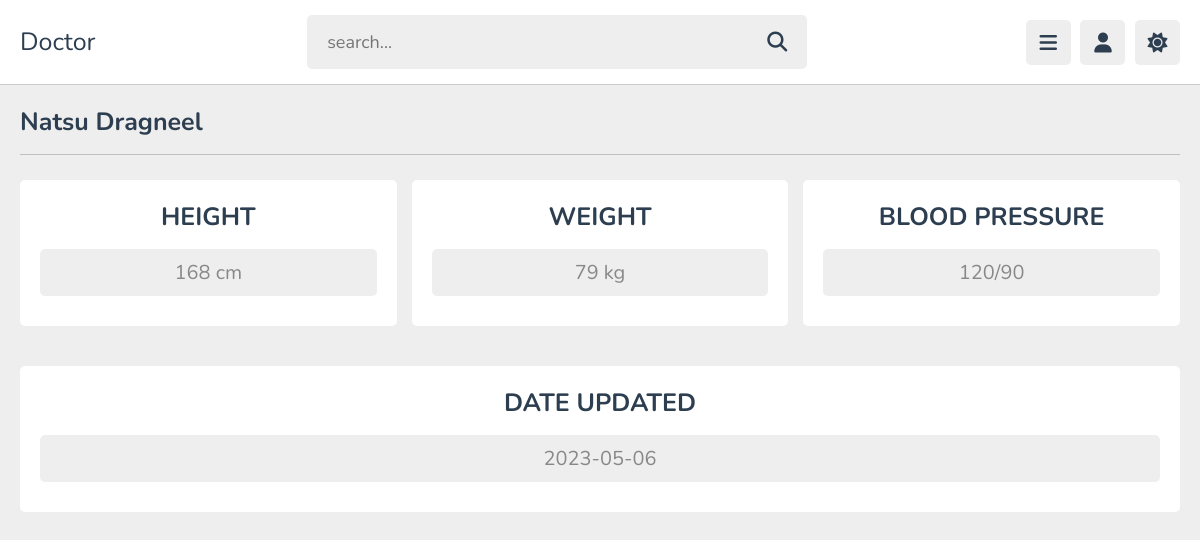
The page /modules_doctor/doctor_users_profile.php?edit=3 (signed in) on the database its author committed.
### tables this page shows
CREATE TABLE IF NOT EXISTS `users` (
  `id` bigint NOT NULL AUTO_INCREMENT,
  `user_id` bigint NOT NULL,
  `type` enum('Citizen') NOT NULL,
  `firstName` varchar(100) NOT NULL,
  `middleName` varchar(255) NOT NULL,
  `middleInitial` varchar(1) NOT NULL,
  `lastName` varchar(100) NOT NULL,
  `suffix` varchar(255) NOT NULL,
  `birthday` date NOT NULL,
  `age` bigint NOT NULL,
  `sex` enum('Male','Female') NOT NULL,
  `familyNumber` varchar(8) NOT NULL,
  `height` bigint NOT NULL,
  `weight` bigint NOT NULL,
  `bp` varchar(8) NOT NULL,
  `updated` date NOT NULL,
  `username` varchar(100) NOT NULL,
  `email` varchar(100) NOT NULL,
  `phoneNumber` bigint NOT NULL,
  `password` varchar(100) NOT NULL,
  `verify_token` varchar(255) NOT NULL,
  `verify_status` tinyint NOT NULL DEFAULT '0' COMMENT '0 = no, 1 = yes',
  `otp` varchar(255) NOT NULL,
  `activation_code` varchar(255) NOT NULL,
  `recovery_time` timestamp NOT NULL ON UPDATE CURRENT_TIMESTAMP,
  PRIMARY KEY (`id`),
  KEY `user_id` (`user_id`),
  KEY `firstName` (`firstName`),
  KEY `lastName` (`lastName`),
  KEY `birthday` (`birthday`),
  KEY `age` (`age`),
  KEY `sex` (`sex`),
  KEY `familyNumber` (`familyNumber`),
  KEY `username` (`username`),
  KEY `email` (`email`),
  KEY `phoneNumber` (`phoneNumber`),
  KEY `height` (`height`),
  KEY `weight` (`weight`),
  KEY `bp` (`bp`),
  KEY `updated` (`updated`),
  KEY `midleName` (`middleName`),
  KEY `middleInitial` (`middleInitial`),
  KEY `suffix` (`suffix`),
  KEY `verify_token` (`verify_token`),
  KEY `verify_status` (`verify_status`)
);

### modules_doctor/doctor_users_profile.php (the view, shortened to what this page needs)
<?php
    include '../components/connection.php';
    $id = $_GET['edit'];
?>
<!DOCTYPE html>
<html lang="en" dir="ltr">
    <head>
        <link rel="stylesheet" href="https://cdnjs.cloudflare.com/ajax/libs/font-awesome/6.1.2/css/all.min.css">
        <link rel="stylesheet" href="../css/inventory.css">
    </head>
    <body>
        <?php
            include '../components/header_doctor.php';
        ?>
        <?php
            $select = mysqli_query($con, "SELECT * FROM users  WHERE id = '$id'");
            while($row = mysqli_fetch_assoc($select)){
        ?>
        <section class="dashboard">
            <h1 class="heading"><?php echo $row['firstName']; ?> <?php echo $row['lastName']; ?></h1>
            <div class="box-container">
                <div class="box">
                    <h3>HEIGHT</h3>
                    <p>
                        <?php
                            if($row['height'] == '0') {
                                echo 'No Recorded Data';
                            }
                            else {
                                echo "$row[height] cm";
                            }
                        ?>
                    </p>
                </div>
                <div class="box">
                    <h3>WEIGHT</h3>
                    <p>
                        <?php
                            if($row['weight'] == '0') {
                                echo 'No Recorded Data';
                            }
                            else {
                                echo "$row[weight] kg";
                            }
                        ?>
                    </p>
                </div>
                <div class="box">
                    <h3>BLOOD PRESSURE</h3>
                    <p>
                        <?php
                            if($row['bp'] == '') {
                                echo 'No Recorded Data';
                            }
                            else {
                                echo $row['bp'];
                            }
                        ?>
                    </p>
                </div>
            </div>
        </section>
        <section class="dashboard">
            <div class="box-container">
                <div class="box">
                    <h3>DATE UPDATED</h3>
                    <p>
                        <?php
                            if($row['updated'] == '0000-00-00') {
                                echo 'No Recorded Data';
                            }
                            else {
                                echo $row['updated'];
                            }
                        ?>
                    </p>
                </div>
            </div>
        </section>
        <?php }; ?>
    </body>
</html>

### css/inventory.css (style rules this page uses)
:root { --main-color:#ef6292; --red:#e74c3c; --orange:#f39c12; --light-color:#888; --light-bg:#eee; --black:#2c3e50; --white:#fff; --border:.1rem solid rgba(0,0,0,.2); }
* { font-family: 'Nunito', sans-serif; margin:0; padding:0; box-sizing: border-box; outline: none; border:none; text-decoration: none; }
html { font-size: 62.5%; overflow-x: hidden; }
body { background-color: var(--light-bg); padding-left: 30rem; }
section { padding:2rem; margin: 0 auto; max-width: 1200px; }
.heading { font-size: 2.5rem; color:var(--black); margin-bottom: 2.5rem; border-bottom: var(--border); padding-bottom: 1.5rem; text-transform: capitalize; }
.dashboard .box-container { display: grid; grid-template-columns: repeat(auto-fit, minmax(30rem, 1fr)); align-items: flex-start; justify-content: center; gap: 1.5rem; }
.dashboard .box-container .box { padding: 2rem; border-radius: .5rem; background-color: var(--white); text-align: center; }
.dashboard .box-container .box h3 { margin-bottom: .5rem; font-size: 2.5rem; color: var(--black); margin-bottom: 1.5rem; }
.dashboard .box-container .box p { font-size: 2rem; color: var(--light-color); padding: 1rem 1.5rem; border-radius: .5rem; background-color: var(--light-bg); margin: 1rem 0; }
@media (max-width:1200px) { body { padding-left: 0; } }

### rows shown on the page
users: firstName "Natsu", lastName "Dragneel", height "168", weight "79", bp "120/90", updated "2023-05-06"
